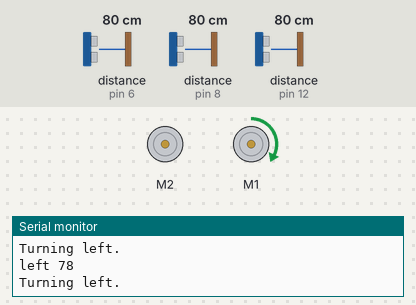
This sketch was run on a simulated Arduino Uno, built with avr-gcc and run on an emulated ATmega328P. Shown: 2 × DC motor (green arrow = forward, orange = backward, longer = faster), the last lines printed to the serial monitor. Wiring (inferred from the names in the program): ultrasonic range finder: trigger pin 5; echo pin 6. The inputs (shaded band) are chosen by the test bench; at power-on: distance to the obstacle (sensors on pin 6, pin 8, pin 12) 80 cm. The echo pulse lasts 58.3 µs per cm.

Above: at 2.9 s.
3.0 s: distance to the obstacle (sensor on pin 6) set to 38 cm
At 3.9 s:
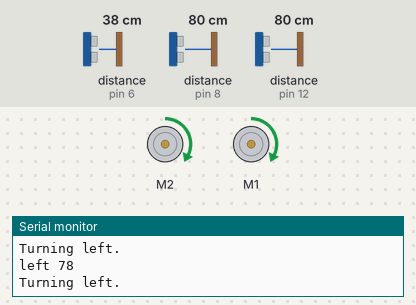
6.5 s: distance to the obstacle (sensor on pin 6) set to 31 cm
At 8.48 s:
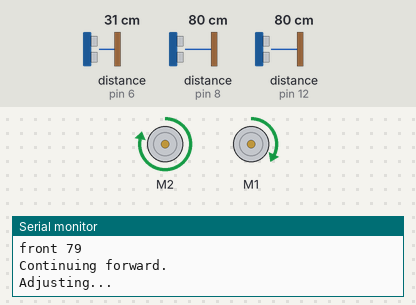
10.2 s: distance to the obstacle (sensor on pin 6) set to 2 cm
At 10.35 s:
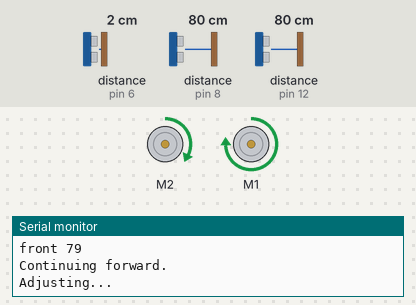
13.7 s: distance to the obstacle (sensor on pin 8) set to 23 cm
17.2 s: distance to the obstacle (sensor on pin 8) set to 18 cm
At 17.9 s:
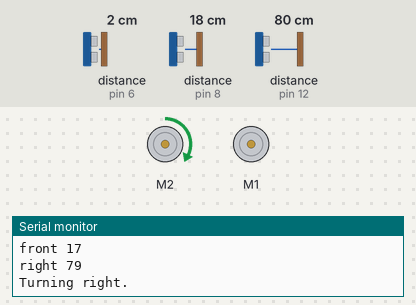
21.6 s: distance to the obstacle (sensor on pin 8) set to 120 cm
Timing chart, 0 to 28.8 s (numbered marks = the images above; inputs shaded):
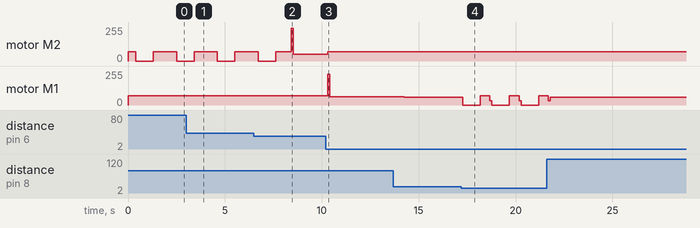

The sketch:

mazeRobot_code.ino
```cpp
#include <Wire.h>
#include <Adafruit_MotorShield.h>
#include "utility/Adafruit_MS_PWMServoDriver.h"
#include <MPU9250_asukiaaa.h>
#include <Adafruit_BMP280.h>

Adafruit_BMP280 bme; // I2C
MPU9250_asukiaaa mySensor;
float gX, gY, gZ, mDirection, mX, mY, mZ;

Adafruit_MotorShield AFMS = Adafruit_MotorShield();

Adafruit_DCMotor *myMotorLeft = AFMS.getMotor(2);
Adafruit_DCMotor *myMotorRight = AFMS.getMotor(1);

const int TURN_DELAY = 900;
const int TURN_AROUND_DELAY = 1530;
const int ADJUST_DELAY = 150;

const int TURN_OUTER_SPEED = 70;
const int TURN_INNER_SPEED = 0;
const int FORWARD_SPEED = 70;
const int TURN_AROUND_SPEED = 50;
const int ADJUST_INNER_SPEED = 55;

const int LEFT_ECHO = 6;
const int LEFT_TRIG = 5;
const int FRONT_ECHO = 8;
const int FRONT_TRIG = 9;
const int RIGHT_ECHO = 12;
const int RIGHT_TRIG = 13;

const int DISTANCE_TO_WALL = 35;
const int DISTANCE_TO_FRONT_WALL = 20;
const int IDEAL_DISTANCE_TO_WALL = 10;

const float Kp = 1.0;  // Proportional gain
const float Ki = 0.02;  // Integral gain
const float Kd = 0.3;  // Derivative gain

float previousError = 0;
float integral = 0;
float dt = 0.1; // Time difference for each loop iteration
float setpoint = 10;

void setup() {

  Serial.begin(115200);
  while (!Serial);

  bme.begin();

  mySensor.beginAccel();
  mySensor.beginGyro();
  mySensor.beginMag();

  // put your setup code here, to run once:
  AFMS.begin();
  myMotorLeft->setSpeed(FORWARD_SPEED);
  myMotorRight->setSpeed(FORWARD_SPEED);
  myMotorLeft->run(FORWARD);
  myMotorRight->run(FORWARD);

  pinMode(LEFT_TRIG, OUTPUT);
  pinMode(LEFT_ECHO, INPUT);
  pinMode(RIGHT_TRIG, OUTPUT);
  pinMode(RIGHT_ECHO, INPUT);
  pinMode(FRONT_TRIG, OUTPUT);
  pinMode(FRONT_ECHO, INPUT);

}

void loop() {
  // put your main code here, to run repeatedly:

  if (wallOnLeft()) {
    if (wallInFront()) {
      if (wallOnRight()) {
        turnAround();
        previousError = 0;
        integral = 0;
      }
      else {
        turnRight();
        previousError = 0;
        integral = 0;
      }
    }
    else forward();

    float distance = distanceFunktio(LEFT_TRIG, LEFT_ECHO);
    float error = setpoint - distance;

    // Proportional term
    float P = Kp * error;

    // Integral term
    integral += error * dt;
    float I = Ki * integral;

    // Derivative term
    float derivative = (error - previousError) / dt;
    float D = Kd * derivative;

    // PID output
    float output = P + I + D;

    // Use the output to control the motors (speed adjustment)
    adjustMotorSpeed(output);

    Serial.println("Adjusting... ");

    previousError = error;


  }
  else {
    turnLeft();
    previousError = 0;
    integral = 0;
  }

  delay(dt*1000);
}


void adjustMotorSpeed(float pidOutput) {
    // Assume two motors: Left and Right
    // Adjust the motor speeds based on the PID output

    int baseSpeed = FORWARD_SPEED;  // Base motor speed

    // If the PID output is positive, the robot is too far from the wall, so slow down the right motor
    if (pidOutput > 0) {
        myMotorLeft->setSpeed(baseSpeed);
        myMotorRight->setSpeed(baseSpeed - pidOutput);
    }
    // If the PID output is negative, the robot is too close, so slow down the left motor
    else {
        myMotorLeft->setSpeed(baseSpeed + pidOutput);
        myMotorRight->setSpeed(baseSpeed);
    }
}


void turnLeft() {
  Serial.println("Turning left.");
  delay(400);
  myMotorLeft->setSpeed(TURN_INNER_SPEED);
  delay(TURN_DELAY);
  myMotorLeft->setSpeed(FORWARD_SPEED);
  delay(700);
}

void turnRight() {
  Serial.println("Turning right.");
  myMotorRight->setSpeed(TURN_INNER_SPEED);
  delay(TURN_DELAY);
  myMotorRight->setSpeed(FORWARD_SPEED);
  delay(500);
}

void turnAround() {
  Serial.println("Turning around.");
  myMotorLeft->setSpeed(TURN_AROUND_SPEED);
  myMotorRight->setSpeed(TURN_AROUND_SPEED);
  myMotorRight->run(BACKWARD);
  delay(TURN_AROUND_DELAY);

  myMotorLeft->setSpeed(FORWARD_SPEED);
  myMotorRight->setSpeed(FORWARD_SPEED);
  myMotorRight->run(FORWARD);
  delay(500);
}

void forward() {
  Serial.println("Continuing forward. ");
  myMotorLeft->setSpeed(FORWARD_SPEED);
  myMotorRight->setSpeed(FORWARD_SPEED);
}
/**
void adjust() {
  long distance = distanceFunktio(LEFT_TRIG, LEFT_ECHO);
  if (distance < IDEAL_DISTANCE_TO_WALL) {
    myMotorRight->setSpeed(ADJUST_INNER_SPEED);
    delay(ADJUST_DELAY);
    myMotorRight->setSpeed(FORWARD_SPEED);
  }
  if (distance > IDEAL_DISTANCE_TO_WALL) {
    myMotorLeft->setSpeed(ADJUST_INNER_SPEED);
    delay(ADJUST_DELAY);
    myMotorLeft->setSpeed(FORWARD_SPEED);
  }
}*/


bool wallOnLeft() {
  long distance = distanceFunktio(LEFT_TRIG, LEFT_ECHO);
  Serial.print("left ");
  Serial.println(distance);
  if (distance < DISTANCE_TO_WALL)
    return true;
  else return false;
}

bool wallInFront() {
  long distance = distanceFunktio(FRONT_TRIG, FRONT_ECHO);
  Serial.print("front ");
  Serial.println(distance);
  if (distance < DISTANCE_TO_FRONT_WALL)
    return true;
  else return false;
}

bool wallOnRight() {
  long distance = distanceFunktio(RIGHT_TRIG, RIGHT_ECHO);
  Serial.print("right ");
  Serial.println(distance);
  if (distance < DISTANCE_TO_WALL)
    return true;
  else return false;
}

int distanceFunktio(int trig, int echo) {
  long duration, distance;

  // ultraäänipulssi – ultrasonic pulse
  digitalWrite(trig, LOW);
  delayMicroseconds(2);

  digitalWrite(trig, HIGH);
  delayMicroseconds(10);
  digitalWrite(trig, LOW);

  duration = pulseIn(echo, HIGH);

  // etäisyyden laskeminen – calculating the distance
  distance = duration * 0.034 / 2;

  return distance;
}
```

Measured:
- the behaviour switches between 36 and 35 cm on distance to the obstacle (sensor on pin 6) (found by bisection; images 1 and 2)
- the behaviour switches between 21 and 20 cm on distance to the obstacle (sensor on pin 8) (found by bisection; images 3 and 4)
- after the input at 10.2 s, motor M2: forward 49/255 → forward 70/255 after 0.11 s; motor M1: forward 70/255 → forward 231/255 after 0.11 s, → forward 61/255 0.11 s later
